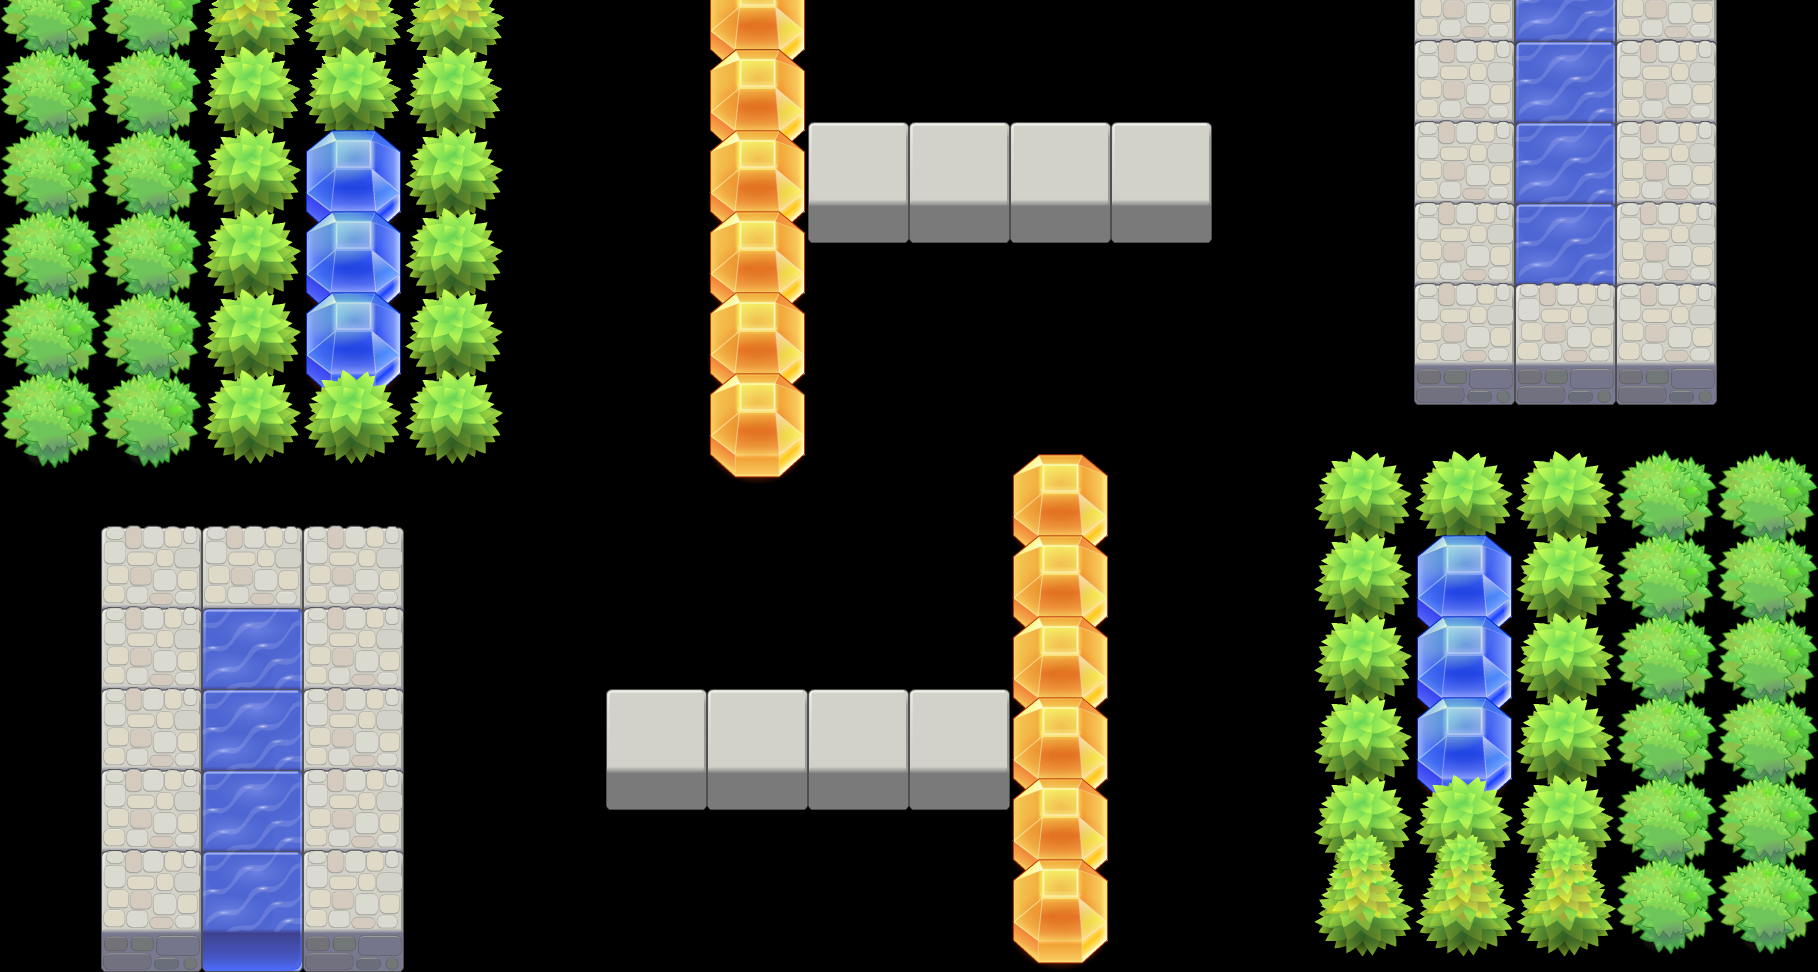

This is a level from a 2D game, rendered from its Tiled map with the project's own tilesets. A one-line summary and the map file follow, with tile-layer data summarised:
An orthogonal 18x12 tile map with 101x81 px tiles, 2 tile layers (layer_0, layer_1).

<map version="1.2" tiledversion="1.2.4" orientation="orthogonal" renderorder="right-down" width="18" height="12" tilewidth="101" tileheight="81" infinite="0" nextlayerid="3" nextobjectid="1">
 <tileset firstgid="1" name="test2_2" tilewidth="101" tileheight="171" spacing="2" margin="2" tilecount="45" columns="9">
  <image source="test2_2.png" width="1024" height="1024" />
 </tileset>
 <layer id="1" name="layer_0" width="18" height="12">
  <data>[216 cells, 0 non-empty, 0 distinct tile ids]</data>
 </layer>
 <layer id="2" name="layer_1" width="18" height="12">
  <data>[216 cells, 110 non-empty, 8 distinct tile ids]</data>
 </layer>
</map>
